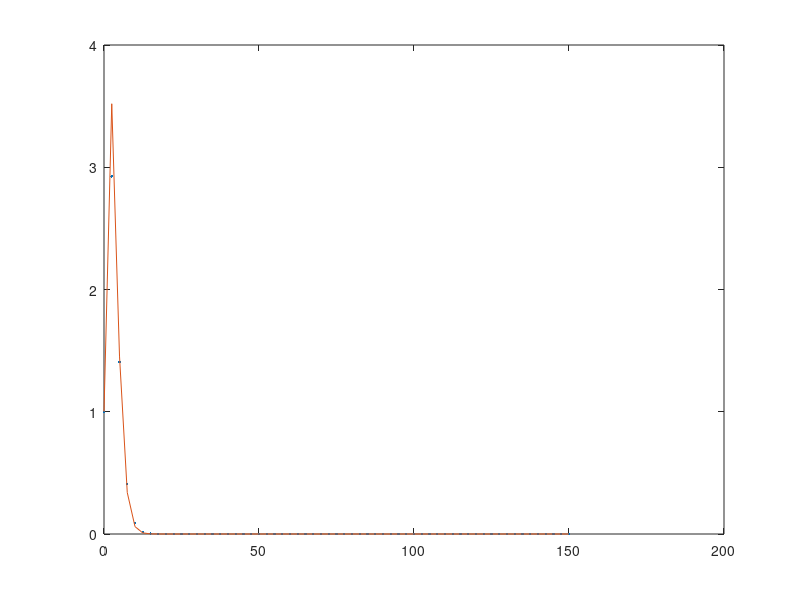

MATLAB code to generate this figure:
%% Implicit Euler
% 
% for solving 
%
% $\frac{dv}{dt}=-\alpha (t)v+\beta (t)$
%
% where $\alpha (t) = \frac{3t}{1-t}$ and $\beta (t)=2(1-t)^3 e^{-t}$
%
% Assuming v(0)=1.0 for the period 0<t<15

clc
clear 
%close all

%% Discretization of t
ti=0;    % Initial Time
tf=150;   % Final Time

% Time step 
% h = 0.2; 
% h = 0.8;
% h = 1.1;
 h = 2.5;

% Discretization of t
i=1;
t(1)=ti;
while t(i)<tf  
        i=i+1;
        t(i)=t(i-1)+h;
end
t(i)=tf; clear i;
n=length(t);

%% Discretization of v

v = zeros(n,1);
alpha = zeros(n,1);
beta  = zeros(n,1);

% initial condition (v(0))
v(1)=1; 

for i=1:n-1
    % compute variables alpha(t) and beta(t)
    alpha(i+1) = 3*t(i+1)/(1+t(i+1));
    beta(i+1)  = 2*(1+t(i+1))^3*exp(-t(i+1));
    % main discrete equation
    v(i+1) = (h*beta(i+1)+v(i))/(1+h*alpha(i+1));
end

%% Exact solution
v2 = zeros(n,1);
for i=1:n
     v2(i) = exp(-t(i))*(1+t(i))^3;
end
error=v2-v;
figure
plot(t,v,'.',t,v2,'-')
%figure
%plot(t,error,'.')
